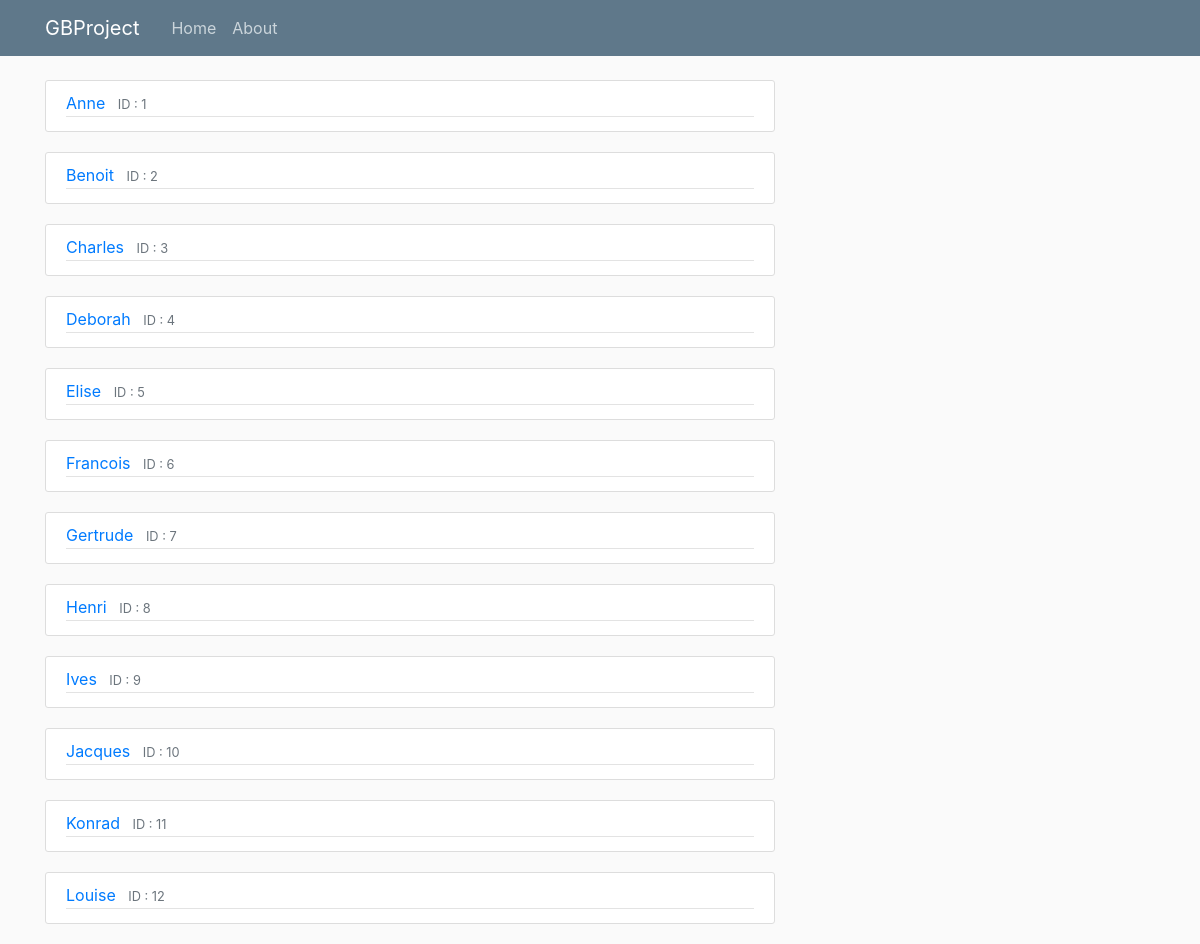
Screenshot of /showAllClients with the database file from the repository.
### GBProject/models.py (models this page shows)
class Client(db.Model):
	id = db.Column(db.Integer,primary_key=True)
	name = db.Column(db.String(20),unique=True,nullable=False)
	country = db.Column(db.String(20),unique=False,nullable=False)
	city = db.Column(db.String(20),unique=False,nullable=False)
	gender = db.Column(db.String(20),unique=False,nullable=False)
	fruit_currency_preference_1 = db.Column(db.String(10),unique=False,nullable=False)
	fruit_currency_preference_2 = db.Column(db.String(10),unique=False,nullable=False)
	fruit_currency_preference_3 = db.Column(db.String(10),unique=False,nullable=False)
	fruit_size_preference_1 = db.Column(db.String(10),unique=False,nullable=False)
	fruit_size_preference_2 = db.Column(db.String(10),unique=False,nullable=False)
	fruit_size_preference_3 = db.Column(db.String(10),unique=False,nullable=False)
	fruit_type_preference_1 = db.Column(db.String(10),unique=False,nullable=False)
	fruit_type_preference_2 = db.Column(db.String(10),unique=False,nullable=False)
	fruits = db.relationship("Fruit",secondary='users_favs',back_populates="clients")

### GBProject/routes.py (the view)
@app.route("/showAllClients")
def showAllClients():
	clients = Client.query.all()
	return render_template('show_all_clients.html',clients=clients,title="All Clients")

### GBProject/templates/show_all_clients.html
{% extends "layout.html" %}
{% block content %}
{% for client in clients %}
<article class="media content-section">
<div class="media-body">
    <div class="article-metadata">
      <a class="mr-2" href="{{ url_for('clients_display',client_id=client.id) }}">{{ client.name }}</a>
      <small class="text-muted">ID : {{ client.id }}</small>
    </div>
</div>
</article>
{% endfor %}
{% endblock content %}

### GBProject/static/main.css (style rules this page uses)
body { background: #fafafa; color: #333333; margin-top: 5rem; }
.content-section { background: #ffffff; padding: 10px 20px; border: 1px solid #dddddd; border-radius: 3px; margin-bottom: 20px; }
.article-metadata { padding-bottom: 1px; margin-bottom: 4px; border-bottom: 1px solid #e3e3e3 }

### rows the page displays
Client: name "Anne", id "1"
Client: name "Benoit", id "2"
Client: name "Charles", id "3"
Client: name "Deborah", id "4"
Client: name "Elise", id "5"
Client: name "Francois", id "6"
Client: name "Gertrude", id "7"
Client: name "Henri", id "8"
Client: name "Ives", id "9"
Client: name "Jacques", id "10"
Client: name "Konrad", id "11"
Client: name "Louise", id "12"
